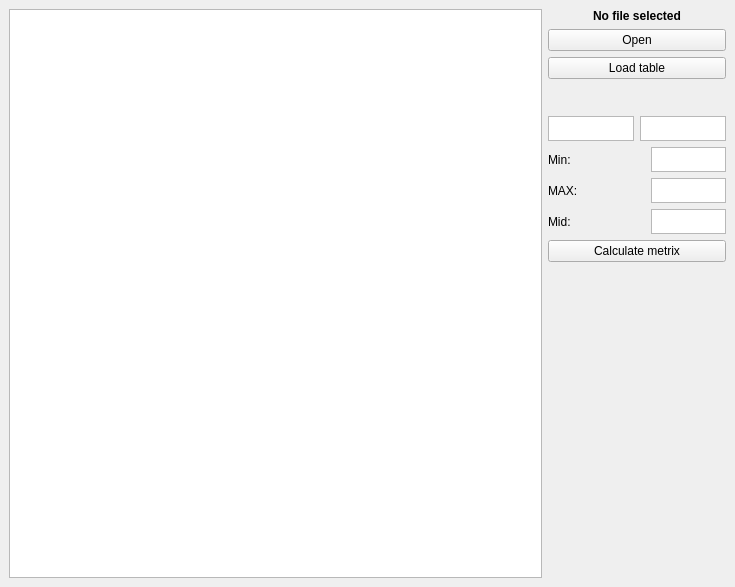
<?xml version="1.0" encoding="UTF-8"?>
<ui version="4.0">
 <class>MainWindow</class>
 <widget class="QMainWindow" name="MainWindow">
  <property name="geometry">
   <rect>
    <x>0</x>
    <y>0</y>
    <width>735</width>
    <height>587</height>
   </rect>
  </property>
  <property name="minimumSize">
   <size>
    <width>400</width>
    <height>400</height>
   </size>
  </property>
  <property name="windowTitle">
   <string>MainWindow</string>
  </property>
  <widget class="QWidget" name="centralwidget">
   <layout class="QHBoxLayout" name="horizontalLayout_7" stretch="3,1">
    <item>
     <widget class="QTableView" name="tableView">
      <property name="enabled">
       <bool>true</bool>
      </property>
      <attribute name="verticalHeaderVisible">
       <bool>false</bool>
      </attribute>
     </widget>
    </item>
    <item>
     <layout class="QVBoxLayout" name="verticalLayout_2">
      <item>
       <widget class="QLabel" name="fileNameLabel">
        <property name="enabled">
         <bool>true</bool>
        </property>
        <property name="minimumSize">
         <size>
          <width>150</width>
          <height>0</height>
         </size>
        </property>
        <property name="text">
         <string>&lt;html&gt;&lt;head/&gt;&lt;body&gt;&lt;p align=&quot;center&quot;&gt;&lt;span style=&quot; font-weight:700;&quot;&gt;No file selected&lt;/span&gt;&lt;/p&gt;&lt;/body&gt;&lt;/html&gt;</string>
        </property>
       </widget>
      </item>
      <item>
       <widget class="QPushButton" name="openButton">
        <property name="minimumSize">
         <size>
          <width>0</width>
          <height>0</height>
         </size>
        </property>
        <property name="text">
         <string>Open</string>
        </property>
       </widget>
      </item>
      <item>
       <widget class="QPushButton" name="loadButton">
        <property name="text">
         <string>Load table</string>
        </property>
       </widget>
      </item>
      <item>
       <layout class="QVBoxLayout" name="verticalLayout_3">
        <item>
         <widget class="QLabel" name="errorsLabel">
          <property name="maximumSize">
           <size>
            <width>16777215</width>
            <height>25</height>
           </size>
          </property>
          <property name="text">
           <string/>
          </property>
         </widget>
        </item>
        <item>
         <layout class="QHBoxLayout" name="horizontalLayout_4">
          <item>
           <widget class="QTextEdit" name="regionInputTextField">
            <property name="maximumSize">
             <size>
              <width>16777215</width>
              <height>25</height>
             </size>
            </property>
            <property name="verticalScrollBarPolicy">
             <enum>Qt::ScrollBarPolicy::ScrollBarAlwaysOff</enum>
            </property>
           </widget>
          </item>
          <item>
           <widget class="QTextEdit" name="collumInputTextField">
            <property name="maximumSize">
             <size>
              <width>16777215</width>
              <height>25</height>
             </size>
            </property>
            <property name="verticalScrollBarPolicy">
             <enum>Qt::ScrollBarPolicy::ScrollBarAlwaysOff</enum>
            </property>
            <property name="horizontalScrollBarPolicy">
             <enum>Qt::ScrollBarPolicy::ScrollBarAlwaysOff</enum>
            </property>
           </widget>
          </item>
         </layout>
        </item>
        <item>
         <layout class="QHBoxLayout" name="horizontalLayout_3">
          <item>
           <widget class="QLabel" name="label_2">
            <property name="minimumSize">
             <size>
              <width>35</width>
              <height>0</height>
             </size>
            </property>
            <property name="text">
             <string>Min:</string>
            </property>
           </widget>
          </item>
          <item>
           <widget class="QTextEdit" name="minTextField">
            <property name="minimumSize">
             <size>
              <width>35</width>
              <height>0</height>
             </size>
            </property>
            <property name="maximumSize">
             <size>
              <width>75</width>
              <height>25</height>
             </size>
            </property>
            <property name="verticalScrollBarPolicy">
             <enum>Qt::ScrollBarPolicy::ScrollBarAlwaysOff</enum>
            </property>
            <property name="horizontalScrollBarPolicy">
             <enum>Qt::ScrollBarPolicy::ScrollBarAlwaysOff</enum>
            </property>
            <property name="readOnly">
             <bool>true</bool>
            </property>
           </widget>
          </item>
         </layout>
        </item>
       </layout>
      </item>
      <item>
       <layout class="QHBoxLayout" name="horizontalLayout_5">
        <item>
         <widget class="QLabel" name="label_3">
          <property name="minimumSize">
           <size>
            <width>35</width>
            <height>0</height>
           </size>
          </property>
          <property name="text">
           <string>MAX:</string>
          </property>
         </widget>
        </item>
        <item>
         <widget class="QTextEdit" name="maxTextField">
          <property name="minimumSize">
           <size>
            <width>35</width>
            <height>0</height>
           </size>
          </property>
          <property name="maximumSize">
           <size>
            <width>75</width>
            <height>25</height>
           </size>
          </property>
          <property name="verticalScrollBarPolicy">
           <enum>Qt::ScrollBarPolicy::ScrollBarAlwaysOff</enum>
          </property>
          <property name="horizontalScrollBarPolicy">
           <enum>Qt::ScrollBarPolicy::ScrollBarAlwaysOff</enum>
          </property>
          <property name="readOnly">
           <bool>true</bool>
          </property>
         </widget>
        </item>
       </layout>
      </item>
      <item>
       <layout class="QHBoxLayout" name="horizontalLayout_6">
        <item>
         <widget class="QLabel" name="label_4">
          <property name="minimumSize">
           <size>
            <width>35</width>
            <height>0</height>
           </size>
          </property>
          <property name="text">
           <string>Mid:</string>
          </property>
         </widget>
        </item>
        <item>
         <widget class="QTextEdit" name="midTextField">
          <property name="minimumSize">
           <size>
            <width>35</width>
            <height>0</height>
           </size>
          </property>
          <property name="maximumSize">
           <size>
            <width>75</width>
            <height>25</height>
           </size>
          </property>
          <property name="verticalScrollBarPolicy">
           <enum>Qt::ScrollBarPolicy::ScrollBarAlwaysOff</enum>
          </property>
          <property name="horizontalScrollBarPolicy">
           <enum>Qt::ScrollBarPolicy::ScrollBarAlwaysOff</enum>
          </property>
          <property name="readOnly">
           <bool>true</bool>
          </property>
         </widget>
        </item>
       </layout>
      </item>
      <item>
       <widget class="QPushButton" name="calcButton">
        <property name="text">
         <string>Calculate metrix</string>
        </property>
       </widget>
      </item>
      <item>
       <spacer name="verticalSpacer">
        <property name="orientation">
         <enum>Qt::Orientation::Vertical</enum>
        </property>
        <property name="sizeHint" stdset="0">
         <size>
          <width>20</width>
          <height>40</height>
         </size>
        </property>
       </spacer>
      </item>
     </layout>
    </item>
   </layout>
  </widget>
 </widget>
 <resources/>
 <connections/>
</ui>
